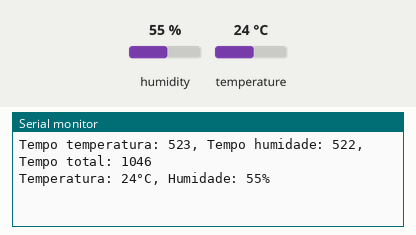
Simulated run of this sketch. Board: Arduino Uno, built with avr-gcc and run on an emulated ATmega328P. On the bench: the last lines printed to the serial monitor. Inputs (shaded band) come from the test bench; at power-on: humidity 55 %, temperature 24 °C.

Above: at 1.3 s.
1.4 s: humidity set to 22 %
At 2.7 s:
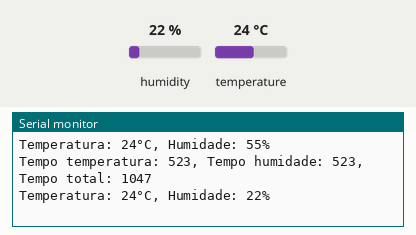
2.9 s: temperature set to 12 °C
At 3.6 s:
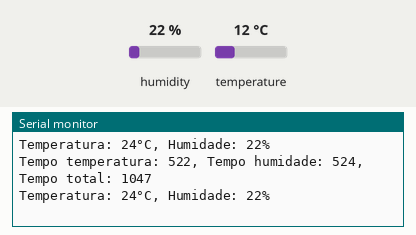
4.4 s: humidity set to 40 %
At 5.0 s:
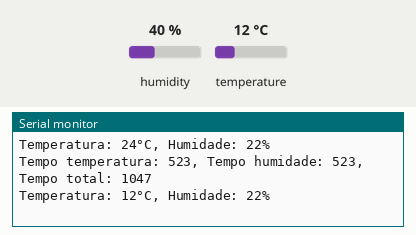
Timing chart, 0 to 7.4 s (numbered marks = the images above; inputs shaded):
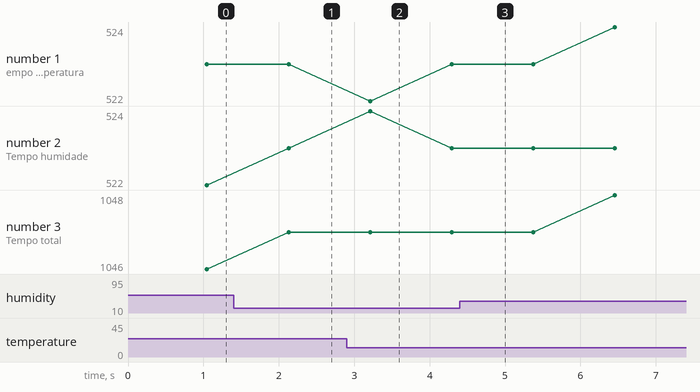

Measured:
- after the input at 1.4 s, the serial monitor: prints a new line after 0.80 s (image 1)

The sketch:

dht11.ino
```cpp
/*
  Autor: Patrick Carriello
  Projeto: Projeto Jarvis
  Detalhes do projeto: https://www.youtube.com/watch?v=L3ky2-lCL8s&list=PLDZLfLztiVAkoGCS805bjnNVWhHrbzk_M
*/

#include <DHT11.h>

#define PIN_DHT11 3

DHT11 dht11a(PIN_DHT11);

void setup()
{
  Serial.begin(9600);
}

void loop()
{
  unsigned long tempo = millis();
  int temperatura = dht11a.readTemperature();
  unsigned long tempoTemperatura = millis() - tempo;
  int humidade = dht11a.readHumidity();
  unsigned long tempoHumidade = millis() - tempoTemperatura - tempo;

  Serial.print("Tempo temperatura: ");
  Serial.print(tempoTemperatura);
  Serial.print(", Tempo humidade: ");
  Serial.print(tempoHumidade);
  Serial.print(", Tempo total: ");
  Serial.println(millis() - tempo);

  Serial.print("Temperatura: ");
  Serial.print(temperatura);
  Serial.print("°C, Humidade: ");
  Serial.print(humidade);
  Serial.println("%");
  // delay(2000);
}
```
